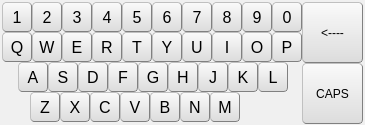
  <widget class="QWidget" name="widget_2" native="true">
   <property name="geometry">
    <rect>
     <x>0</x>
     <y>150</y>
     <width>365</width>
     <height>125</height>
    </rect>
   </property>
   <property name="styleSheet">
    <string notr="true">background-color: rgb(240, 240, 240);</string>
   </property>
   <widget class="QPushButton" name="pushButton_name_1">
    <property name="geometry">
     <rect>
      <x>2</x>
      <y>2</y>
      <width>30</width>
      <height>30</height>
     </rect>
    </property>
    <property name="styleSheet">
     <string notr="true">QPushButton{background-color: rgb(240, 240, 240);}
QPushButton{border:1px groove gray;border-radius:4px;padding:2px 4px;border-style:outset;}
QPushButton:hover{background-color: rgb(229, 241, 251);color:black}
QPushButton:pressed{background-color: rgb(204, 228, 247);border-style:inset}
QPushButton{background-color: qlineargradient(spread:pad, x1:0, y1:1, x2:0, y2:0, stop:0 rgba(220, 220, 220, 255), stop:1 rgba(250, 250, 250, 255));}
QPushButton{font:16px;}</string>
    </property>
    <property name="text">
     <string>1</string>
    </property>
    <attribute name="buttonGroup">
     <string notr="true">buttonGroup</string>
    </attribute>
   </widget>
   <widget class="QPushButton" name="pushButton_name_2">
    <property name="geometry">
     <rect>
      <x>32</x>
      <y>2</y>
      <width>30</width>
      <height>30</height>
     </rect>
    </property>
    <property name="styleSheet">
     <string notr="true">QPushButton{background-color: rgb(240, 240, 240);}
QPushButton{border:1px groove gray;border-radius:4px;padding:2px 4px;border-style:outset;}
QPushButton:hover{background-color: rgb(229, 241, 251);color:black}
QPushButton:pressed{background-color: rgb(204, 228, 247);border-style:inset}
QPushButton{background-color: qlineargradient(spread:pad, x1:0, y1:1, x2:0, y2:0, stop:0 rgba(220, 220, 220, 255), stop:1 rgba(250, 250, 250, 255));}
QPushButton{font:16px;}</string>
    </property>
    <property name="text">
     <string>2</string>
    </property>
    <attribute name="buttonGroup">
     <string notr="true">buttonGroup</string>
    </attribute>
   </widget>
   <widget class="QPushButton" name="pushButton_name_3">
    <property name="geometry">
     <rect>
      <x>62</x>
      <y>2</y>
      <width>30</width>
      <height>30</height>
     </rect>
    </property>
    <property name="styleSheet">
     <string notr="true">QPushButton{background-color: rgb(240, 240, 240);}
QPushButton{border:1px groove gray;border-radius:4px;padding:2px 4px;border-style:outset;}
QPushButton:hover{background-color: rgb(229, 241, 251);color:black}
QPushButton:pressed{background-color: rgb(204, 228, 247);border-style:inset}
QPushButton{background-color: qlineargradient(spread:pad, x1:0, y1:1, x2:0, y2:0, stop:0 rgba(220, 220, 220, 255), stop:1 rgba(250, 250, 250, 255));}
QPushButton{font:16px;}</string>
    </property>
    <property name="text">
     <string>3</string>
    </property>
    <attribute name="buttonGroup">
     <string notr="true">buttonGroup</string>
    </attribute>
   </widget>
   <widget class="QPushButton" name="pushButton_name_4">
    <property name="geometry">
     <rect>
      <x>92</x>
      <y>2</y>
      <width>30</width>
      <height>30</height>
     </rect>
    </property>
    <property name="styleSheet">
     <string notr="true">QPushButton{background-color: rgb(240, 240, 240);}
QPushButton{border:1px groove gray;border-radius:4px;padding:2px 4px;border-style:outset;}
QPushButton:hover{background-color: rgb(229, 241, 251);color:black}
QPushButton:pressed{background-color: rgb(204, 228, 247);border-style:inset}
QPushButton{background-color: qlineargradient(spread:pad, x1:0, y1:1, x2:0, y2:0, stop:0 rgba(220, 220, 220, 255), stop:1 rgba(250, 250, 250, 255));}
QPushButton{font:16px;}</string>
    </property>
    <property name="text">
     <string>4</string>
    </property>
    <attribute name="buttonGroup">
     <string notr="true">buttonGroup</string>
    </attribute>
   </widget>
   <widget class="QPushButton" name="pushButton_name_5">
    <property name="geometry">
     <rect>
      <x>122</x>
      <y>2</y>
      <width>30</width>
      <height>30</height>
     </rect>
    </property>
    <property name="styleSheet">
     <string notr="true">QPushButton{background-color: rgb(240, 240, 240);}
QPushButton{border:1px groove gray;border-radius:4px;padding:2px 4px;border-style:outset;}
QPushButton:hover{background-color: rgb(229, 241, 251);color:black}
QPushButton:pressed{background-color: rgb(204, 228, 247);border-style:inset}
QPushButton{background-color: qlineargradient(spread:pad, x1:0, y1:1, x2:0, y2:0, stop:0 rgba(220, 220, 220, 255), stop:1 rgba(250, 250, 250, 255));}
QPushButton{font:16px;}</string>
    </property>
    <property name="text">
     <string>5</string>
    </property>
    <attribute name="buttonGroup">
     <string notr="true">buttonGroup</string>
    </attribute>
   </widget>
   <widget class="QPushButton" name="pushButton_name_6">
    <property name="geometry">
     <rect>
      <x>152</x>
      <y>2</y>
      <width>30</width>
      <height>30</height>
     </rect>
    </property>
    <property name="styleSheet">
     <string notr="true">QPushButton{background-color: rgb(240, 240, 240);}
QPushButton{border:1px groove gray;border-radius:4px;padding:2px 4px;border-style:outset;}
QPushButton:hover{background-color: rgb(229, 241, 251);color:black}
QPushButton:pressed{background-color: rgb(204, 228, 247);border-style:inset}
QPushButton{background-color: qlineargradient(spread:pad, x1:0, y1:1, x2:0, y2:0, stop:0 rgba(220, 220, 220, 255), stop:1 rgba(250, 250, 250, 255));}
QPushButton{font:16px;}</string>
    </property>
    <property name="text">
     <string>6</string>
    </property>
    <attribute name="buttonGroup">
     <string notr="true">buttonGroup</string>
    </attribute>
   </widget>
   <widget class="QPushButton" name="pushButton_name_7">
    <property name="geometry">
     <rect>
      <x>182</x>
      <y>2</y>
      <width>30</width>
      <height>30</height>
     </rect>
    </property>
    <property name="styleSheet">
     <string notr="true">QPushButton{background-color: rgb(240, 240, 240);}
QPushButton{border:1px groove gray;border-radius:4px;padding:2px 4px;border-style:outset;}
QPushButton:hover{background-color: rgb(229, 241, 251);color:black}
QPushButton:pressed{background-color: rgb(204, 228, 247);border-style:inset}
QPushButton{background-color: qlineargradient(spread:pad, x1:0, y1:1, x2:0, y2:0, stop:0 rgba(220, 220, 220, 255), stop:1 rgba(250, 250, 250, 255));}
QPushButton{font:16px;}</string>
    </property>
    <property name="text">
     <string>7</string>
    </property>
    <attribute name="buttonGroup">
     <string notr="true">buttonGroup</string>
    </attribute>
   </widget>
   <widget class="QPushButton" name="pushButton_name_8">
    <property name="geometry">
     <rect>
      <x>212</x>
      <y>2</y>
      <width>30</width>
      <height>30</height>
     </rect>
    </property>
    <property name="styleSheet">
     <string notr="true">QPushButton{background-color: rgb(240, 240, 240);}
QPushButton{border:1px groove gray;border-radius:4px;padding:2px 4px;border-style:outset;}
QPushButton:hover{background-color: rgb(229, 241, 251);color:black}
QPushButton:pressed{background-color: rgb(204, 228, 247);border-style:inset}
QPushButton{background-color: qlineargradient(spread:pad, x1:0, y1:1, x2:0, y2:0, stop:0 rgba(220, 220, 220, 255), stop:1 rgba(250, 250, 250, 255));}
QPushButton{font:16px;}</string>
    </property>
    <property name="text">
     <string>8</string>
    </property>
    <attribute name="buttonGroup">
     <string notr="true">buttonGroup</string>
    </attribute>
   </widget>
   <widget class="QPushButton" name="pushButton_name_9">
    <property name="geometry">
     <rect>
      <x>242</x>
      <y>2</y>
      <width>30</width>
      <height>30</height>
     </rect>
    </property>
    <property name="styleSheet">
     <string notr="true">QPushButton{background-color: rgb(240, 240, 240);}
QPushButton{border:1px groove gray;border-radius:4px;padding:2px 4px;border-style:outset;}
QPushButton:hover{background-color: rgb(229, 241, 251);color:black}
QPushButton:pressed{background-color: rgb(204, 228, 247);border-style:inset}
QPushButton{background-color: qlineargradient(spread:pad, x1:0, y1:1, x2:0, y2:0, stop:0 rgba(220, 220, 220, 255), stop:1 rgba(250, 250, 250, 255));}
QPushButton{font:16px;}</string>
    </property>
    <property name="text">
     <string>9</string>
    </property>
    <attribute name="buttonGroup">
     <string notr="true">buttonGroup</string>
    </attribute>
   </widget>
   <widget class="QPushButton" name="pushButton_name_10">
    <property name="geometry">
     <rect>
      <x>272</x>
      <y>2</y>
      <width>30</width>
      <height>30</height>
     </rect>
    </property>
    <property name="styleSheet">
     <string notr="true">QPushButton{background-color: rgb(240, 240, 240);}
QPushButton{border:1px groove gray;border-radius:4px;padding:2px 4px;border-style:outset;}
QPushButton:hover{background-color: rgb(229, 241, 251);color:black}
QPushButton:pressed{background-color: rgb(204, 228, 247);border-style:inset}
QPushButton{background-color: qlineargradient(spread:pad, x1:0, y1:1, x2:0, y2:0, stop:0 rgba(220, 220, 220, 255), stop:1 rgba(250, 250, 250, 255));}
QPushButton{font:16px;}</string>
    </property>
    <property name="text">
     <string>0</string>
    </property>
    <attribute name="buttonGroup">
     <string notr="true">buttonGroup</string>
    </attribute>
   </widget>
   <widget class="QPushButton" name="pushButton_name_Q">
    <property name="geometry">
     <rect>
      <x>2</x>
      <y>32</y>
      <width>30</width>
      <height>30</height>
     </rect>
    </property>
    <property name="styleSheet">
     <string notr="true">QPushButton{background-color: rgb(240, 240, 240);}
QPushButton{border:1px groove gray;border-radius:4px;padding:2px 4px;border-style:outset;}
QPushButton:hover{background-color: rgb(229, 241, 251);color:black}
QPushButton:pressed{background-color: rgb(204, 228, 247);border-style:inset}
QPushButton{background-color: qlineargradient(spread:pad, x1:0, y1:1, x2:0, y2:0, stop:0 rgba(220, 220, 220, 255), stop:1 rgba(250, 250, 250, 255));}
QPushButton{font:16px;}</string>
    </property>
    <property name="text">
     <string>Q</string>
    </property>
    <attribute name="buttonGroup">
     <string notr="true">buttonGroup</string>
    </attribute>
   </widget>
   <widget class="QPushButton" name="pushButton_name_W">
    <property name="geometry">
     <rect>
      <x>32</x>
      <y>32</y>
      <width>30</width>
      <height>30</height>
     </rect>
    </property>
    <property name="styleSheet">
     <string notr="true">QPushButton{background-color: rgb(240, 240, 240);}
QPushButton{border:1px groove gray;border-radius:4px;padding:2px 4px;border-style:outset;}
QPushButton:hover{background-color: rgb(229, 241, 251);color:black}
QPushButton:pressed{background-color: rgb(204, 228, 247);border-style:inset}
QPushButton{background-color: qlineargradient(spread:pad, x1:0, y1:1, x2:0, y2:0, stop:0 rgba(220, 220, 220, 255), stop:1 rgba(250, 250, 250, 255));}
QPushButton{font:16px;}</string>
    </property>
    <property name="text">
     <string>W</string>
    </property>
    <attribute name="buttonGroup">
     <string notr="true">buttonGroup</string>
    </attribute>
   </widget>
   <widget class="QPushButton" name="pushButton_name_E">
    <property name="geometry">
     <rect>
      <x>62</x>
      <y>32</y>
      <width>30</width>
      <height>30</height>
     </rect>
    </property>
    <property name="styleSheet">
     <string notr="true">QPushButton{background-color: rgb(240, 240, 240);}
QPushButton{border:1px groove gray;border-radius:4px;padding:2px 4px;border-style:outset;}
QPushButton:hover{background-color: rgb(229, 241, 251);color:black}
QPushButton:pressed{background-color: rgb(204, 228, 247);border-style:inset}
QPushButton{background-color: qlineargradient(spread:pad, x1:0, y1:1, x2:0, y2:0, stop:0 rgba(220, 220, 220, 255), stop:1 rgba(250, 250, 250, 255));}
QPushButton{font:16px;}</string>
    </property>
    <property name="text">
     <string>E</string>
    </property>
    <attribute name="buttonGroup">
     <string notr="true">buttonGroup</string>
    </attribute>
   </widget>
   <widget class="QPushButton" name="pushButton_name_R">
    <property name="geometry">
     <rect>
      <x>92</x>
      <y>32</y>
      <width>30</width>
      <height>30</height>
     </rect>
    </property>
    <property name="styleSheet">
     <string notr="true">QPushButton{background-color: rgb(240, 240, 240);}
QPushButton{border:1px groove gray;border-radius:4px;padding:2px 4px;border-style:outset;}
QPushButton:hover{background-color: rgb(229, 241, 251);color:black}
QPushButton:pressed{background-color: rgb(204, 228, 247);border-style:inset}
QPushButton{background-color: qlineargradient(spread:pad, x1:0, y1:1, x2:0, y2:0, stop:0 rgba(220, 220, 220, 255), stop:1 rgba(250, 250, 250, 255));}
QPushButton{font:16px;}</string>
    </property>
    <property name="text">
     <string>R</string>
    </property>
    <attribute name="buttonGroup">
     <string notr="true">buttonGroup</string>
    </attribute>
   </widget>
   <widget class="QPushButton" name="pushButton_name_T">
    <property name="geometry">
     <rect>
      <x>122</x>
      <y>32</y>
      <width>30</width>
      <height>30</height>
     </rect>
    </property>
    <property name="styleSheet">
     <string notr="true">QPushButton{background-color: rgb(240, 240, 240);}
QPushButton{border:1px groove gray;border-radius:4px;padding:2px 4px;border-style:outset;}
QPushButton:hover{background-color: rgb(229, 241, 251);color:black}
QPushButton:pressed{background-color: rgb(204, 228, 247);border-style:inset}
QPushButton{background-color: qlineargradient(spread:pad, x1:0, y1:1, x2:0, y2:0, stop:0 rgba(220, 220, 220, 255), stop:1 rgba(250, 250, 250, 255));}
QPushButton{font:16px;}</string>
    </property>
    <property name="text">
     <string>T</string>
    </property>
    <attribute name="buttonGroup">
     <string notr="true">buttonGroup</string>
    </attribute>
   </widget>
   <widget class="QPushButton" name="pushButton_name_Y">
    <property name="geometry">
     <rect>
      <x>152</x>
      <y>32</y>
      <width>30</width>
      <height>30</height>
     </rect>
    </property>
    <property name="styleSheet">
     <string notr="true">QPushButton{background-color: rgb(240, 240, 240);}
QPushButton{border:1px groove gray;border-radius:4px;padding:2px 4px;border-style:outset;}
QPushButton:hover{background-color: rgb(229, 241, 251);color:black}
QPushButton:pressed{background-color: rgb(204, 228, 247);border-style:inset}
QPushButton{background-color: qlineargradient(spread:pad, x1:0, y1:1, x2:0, y2:0, stop:0 rgba(220, 220, 220, 255), stop:1 rgba(250, 250, 250, 255));}
QPushButton{font:16px;}</string>
    </property>
    <property name="text">
     <string>Y</string>
    </property>
    <attribute name="buttonGroup">
     <string notr="true">buttonGroup</string>
    </attribute>
   </widget>
   <widget class="QPushButton" name="pushButton_name_U">
    <property name="geometry">
     <rect>
      <x>182</x>
      <y>32</y>
      <width>30</width>
      <height>30</height>
     </rect>
    </property>
    <property name="styleSheet">
     <string notr="true">QPushButton{background-color: rgb(240, 240, 240);}
QPushButton{border:1px groove gray;border-radius:4px;padding:2px 4px;border-style:outset;}
QPushButton:hover{background-color: rgb(229, 241, 251);color:black}
QPushButton:pressed{background-color: rgb(204, 228, 247);border-style:inset}
QPushButton{background-color: qlineargradient(spread:pad, x1:0, y1:1, x2:0, y2:0, stop:0 rgba(220, 220, 220, 255), stop:1 rgba(250, 250, 250, 255));}
QPushButton{font:16px;}</string>
    </property>
    <property name="text">
     <string>U</string>
    </property>
    <attribute name="buttonGroup">
     <string notr="true">buttonGroup</string>
    </attribute>
   </widget>
   <widget class="QPushButton" name="pushButton_name_I">
    <property name="geometry">
     <rect>
      <x>212</x>
      <y>32</y>
      <width>30</width>
      <height>30</height>
     </rect>
    </property>
    <property name="styleSheet">
     <string notr="true">QPushButton{background-color: rgb(240, 240, 240);}
QPushButton{border:1px groove gray;border-radius:4px;padding:2px 4px;border-style:outset;}
QPushButton:hover{background-color: rgb(229, 241, 251);color:black}
QPushButton:pressed{background-color: rgb(204, 228, 247);border-style:inset}
QPushButton{background-color: qlineargradient(spread:pad, x1:0, y1:1, x2:0, y2:0, stop:0 rgba(220, 220, 220, 255), stop:1 rgba(250, 250, 250, 255));}
QPushButton{font:16px;}</string>
    </property>
    <property name="text">
     <string>I</string>
    </property>
    <attribute name="buttonGroup">
     <string notr="true">buttonGroup</string>
    </attribute>
   </widget>
   <widget class="QPushButton" name="pushButton_name_O">
    <property name="geometry">
     <rect>
      <x>242</x>
      <y>32</y>
      <width>30</width>
      <height>30</height>
     </rect>
    </property>
    <property name="styleSheet">
     <string notr="true">QPushButton{background-color: rgb(240, 240, 240);}
QPushButton{border:1px groove gray;border-radius:4px;padding:2px 4px;border-style:outset;}
QPushButton:hover{background-color: rgb(229, 241, 251);color:black}
QPushButton:pressed{background-color: rgb(204, 228, 247);border-style:inset}
QPushButton{background-color: qlineargradient(spread:pad, x1:0, y1:1, x2:0, y2:0, stop:0 rgba(220, 220, 220, 255), stop:1 rgba(250, 250, 250, 255));}
QPushButton{font:16px;}</string>
    </property>
    <property name="text">
     <string>O</string>
    </property>
    <attribute name="buttonGroup">
     <string notr="true">buttonGroup</string>
    </attribute>
   </widget>
   <widget class="QPushButton" name="pushButton_name_P">
    <property name="geometry">
     <rect>
      <x>272</x>
      <y>32</y>
      <width>30</width>
      <height>30</height>
     </rect>
    </property>
    <property name="styleSheet">
     <string notr="true">QPushButton{background-color: rgb(240, 240, 240);}
QPushButton{border:1px groove gray;border-radius:4px;padding:2px 4px;border-style:outset;}
QPushButton:hover{background-color: rgb(229, 241, 251);color:black}
QPushButton:pressed{background-color: rgb(204, 228, 247);border-style:inset}
QPushButton{background-color: qlineargradient(spread:pad, x1:0, y1:1, x2:0, y2:0, stop:0 rgba(220, 220, 220, 255), stop:1 rgba(250, 250, 250, 255));}
QPushButton{font:16px;}</string>
    </property>
    <property name="text">
     <string>P</string>
    </property>
    <attribute name="buttonGroup">
     <string notr="true">buttonGroup</string>
    </attribute>
   </widget>
   <widget class="QPushButton" name="pushButton_name_A">
    <property name="geometry">
     <rect>
      <x>18</x>
      <y>62</y>
      <width>30</width>
      <height>30</height>
     </rect>
    </property>
    <property name="styleSheet">
     <string notr="true">QPushButton{background-color: rgb(240, 240, 240);}
QPushButton{border:1px groove gray;border-radius:4px;padding:2px 4px;border-style:outset;}
QPushButton:hover{background-color: rgb(229, 241, 251);color:black}
QPushButton:pressed{background-color: rgb(204, 228, 247);border-style:inset}
QPushButton{background-color: qlineargradient(spread:pad, x1:0, y1:1, x2:0, y2:0, stop:0 rgba(220, 220, 220, 255), stop:1 rgba(250, 250, 250, 255));}
QPushButton{font:16px;}</string>
    </property>
    <property name="text">
     <string>A</string>
    </property>
    <attribute name="buttonGroup">
     <string notr="true">buttonGroup</string>
    </attribute>
   </widget>
   <widget class="QPushButton" name="pushButton_name_S">
    <property name="geometry">
     <rect>
      <x>48</x>
      <y>62</y>
      <width>30</width>
      <height>30</height>
     </rect>
    </property>
    <property name="styleSheet">
     <string notr="true">QPushButton{background-color: rgb(240, 240, 240);}
QPushButton{border:1px groove gray;border-radius:4px;padding:2px 4px;border-style:outset;}
QPushButton:hover{background-color: rgb(229, 241, 251);color:black}
QPushButton:pressed{background-color: rgb(204, 228, 247);border-style:inset}
QPushButton{background-color: qlineargradient(spread:pad, x1:0, y1:1, x2:0, y2:0, stop:0 rgba(220, 220, 220, 255), stop:1 rgba(250, 250, 250, 255));}
QPushButton{font:16px;}</string>
    </property>
    <property name="text">
     <string>S</string>
    </property>
    <attribute name="buttonGroup">
     <string notr="true">buttonGroup</string>
    </attribute>
   </widget>
   <widget class="QPushButton" name="pushButton_name_D">
    <property name="geometry">
     <rect>
      <x>78</x>
      <y>62</y>
      <width>30</width>
      <height>30</height>
     </rect>
    </property>
    <property name="styleSheet">
     <string notr="true">QPushButton{background-color: rgb(240, 240, 240);}
QPushButton{border:1px groove gray;border-radius:4px;padding:2px 4px;border-style:outset;}
QPushButton:hover{background-color: rgb(229, 241, 251);color:black}
QPushButton:pressed{background-color: rgb(204, 228, 247);border-style:inset}
QPushButton{background-color: qlineargradient(spread:pad, x1:0, y1:1, x2:0, y2:0, stop:0 rgba(220, 220, 220, 255), stop:1 rgba(250, 250, 250, 255));}
QPushButton{font:16px;}</string>
    </property>
    <property name="text">
     <string>D</string>
    </property>
    <attribute name="buttonGroup">
     <string notr="true">buttonGroup</string>
    </attribute>
   </widget>
   <widget class="QPushButton" name="pushButton_name_F">
    <property name="geometry">
     <rect>
      <x>108</x>
      <y>62</y>
      <width>30</width>
      <height>30</height>
     </rect>
    </property>
    <property name="styleSheet">
     <string notr="true">QPushButton{background-color: rgb(240, 240, 240);}
QPushButton{border:1px groove gray;border-radius:4px;padding:2px 4px;border-style:outset;}
QPushButton:hover{background-color: rgb(229, 241, 251);color:black}
QPushButton:pressed{background-color: rgb(204, 228, 247);border-style:inset}
QPushButton{background-color: qlineargradient(spread:pad, x1:0, y1:1, x2:0, y2:0, stop:0 rgba(220, 220, 220, 255), stop:1 rgba(250, 250, 250, 255));}
QPushButton{font:16px;}</string>
    </property>
    <property name="text">
     <string>F</string>
    </property>
    <attribute name="buttonGroup">
     <string notr="true">buttonGroup</string>
    </attribute>
   </widget>
   <widget class="QPushButton" name="pushButton_name_G">
    <property name="geometry">
     <rect>
      <x>138</x>
      <y>62</y>
      <width>30</width>
      <height>30</height>
     </rect>
    </property>
    <property name="styleSheet">
     <string notr="true">QPushButton{background-color: rgb(240, 240, 240);}
QPushButton{border:1px groove gray;border-radius:4px;padding:2px 4px;border-style:outset;}
QPushButton:hover{background-color: rgb(229, 241, 251);color:black}
QPushButton:pressed{background-color: rgb(204, 228, 247);border-style:inset}
QPushButton{background-color: qlineargradient(spread:pad, x1:0, y1:1, x2:0, y2:0, stop:0 rgba(220, 220, 220, 255), stop:1 rgba(250, 250, 250, 255));}
QPushButton{font:16px;}</string>
    </property>
    <property name="text">
     <string>G</string>
    </property>
    <attribute name="buttonGroup">
     <string notr="true">buttonGroup</string>
    </attribute>
   </widget>
   <widget class="QPushButton" name="pushButton_name_H">
    <property name="geometry">
     <rect>
      <x>168</x>
      <y>62</y>
      <width>30</width>
      <height>30</height>
     </rect>
    </property>
    <property name="styleSheet">
     <string notr="true">QPushButton{background-color: rgb(240, 240, 240);}
QPushButton{border:1px groove gray;border-radius:4px;padding:2px 4px;border-style:outset;}
QPushButton:hover{background-color: rgb(229, 241, 251);color:black}
QPushButton:pressed{background-color: rgb(204, 228, 247);border-style:inset}
QPushButton{background-color: qlineargradient(spread:pad, x1:0, y1:1, x2:0, y2:0, stop:0 rgba(220, 220, 220, 255), stop:1 rgba(250, 250, 250, 255));}
QPushButton{font:16px;}</string>
    </property>
    <property name="text">
     <string>H</string>
    </property>
    <attribute name="buttonGroup">
     <string notr="true">buttonGroup</string>
    </attribute>
   </widget>
   <widget class="QPushButton" name="pushButton_name_J">
    <property name="geometry">
     <rect>
      <x>198</x>
      <y>62</y>
      <width>30</width>
      <height>30</height>
     </rect>
    </property>
    <property name="styleSheet">
     <string notr="true">QPushButton{background-color: rgb(240, 240, 240);}
QPushButton{border:1px groove gray;border-radius:4px;padding:2px 4px;border-style:outset;}
QPushButton:hover{background-color: rgb(229, 241, 251);color:black}
QPushButton:pressed{background-color: rgb(204, 228, 247);border-style:inset}
QPushButton{background-color: qlineargradient(spread:pad, x1:0, y1:1, x2:0, y2:0, stop:0 rgba(220, 220, 220, 255), stop:1 rgba(250, 250, 250, 255));}
QPushButton{font:16px;}</string>
    </property>
    <property name="text">
     <string>J</string>
    </property>
    <attribute name="buttonGroup">
     <string notr="true">buttonGroup</string>
    </attribute>
   </widget>
   <widget class="QPushButton" name="pushButton_name_K">
    <property name="geometry">
     <rect>
      <x>228</x>
      <y>62</y>
      <width>30</width>
      <height>30</height>
     </rect>
    </property>
    <property name="styleSheet">
     <string notr="true">QPushButton{background-color: rgb(240, 240, 240);}
QPushButton{border:1px groove gray;border-radius:4px;padding:2px 4px;border-style:outset;}
QPushButton:hover{background-color: rgb(229, 241, 251);color:black}
QPushButton:pressed{background-color: rgb(204, 228, 247);border-style:inset}
QPushButton{background-color: qlineargradient(spread:pad, x1:0, y1:1, x2:0, y2:0, stop:0 rgba(220, 220, 220, 255), stop:1 rgba(250, 250, 250, 255));}
QPushButton{font:16px;}</string>
    </property>
    <property name="text">
     <string>K</string>
    </property>
    <attribute name="buttonGroup">
     <string notr="true">buttonGroup</string>
    </attribute>
   </widget>
   <widget class="QPushButton" name="pushButton_name_L">
    <property name="geometry">
     <rect>
      <x>258</x>
      <y>62</y>
      <width>30</width>
      <height>30</height>
     </rect>
    </property>
    <property name="styleSheet">
     <string notr="true">QPushButton{background-color: rgb(240, 240, 240);}
QPushButton{border:1px groove gray;border-radius:4px;padding:2px 4px;border-style:outset;}
QPushButton:hover{background-color: rgb(229, 241, 251);color:black}
QPushButton:pressed{background-color: rgb(204, 228, 247);border-style:inset}
QPushButton{background-color: qlineargradient(spread:pad, x1:0, y1:1, x2:0, y2:0, stop:0 rgba(220, 220, 220, 255), stop:1 rgba(250, 250, 250, 255));}
QPushButton{font:16px;}</string>
    </property>
    <property name="text">
     <string>L</string>
    </property>
    <attribute name="buttonGroup">
     <string notr="true">buttonGroup</string>
    </attribute>
   </widget>
   <widget class="QPushButton" name="pushButton_name_Z">
    <property name="geometry">
     <rect>
      <x>30</x>
      <y>92</y>
      <width>30</width>
      <height>30</height>
     </rect>
    </property>
    <property name="styleSheet">
     <string notr="true">QPushButton{background-color: rgb(240, 240, 240);}
QPushButton{border:1px groove gray;border-radius:4px;padding:2px 4px;border-style:outset;}
QPushButton:hover{background-color: rgb(229, 241, 251);color:black}
QPushButton:pressed{background-color: rgb(204, 228, 247);border-style:inset}
QPushButton{background-color: qlineargradient(spread:pad, x1:0, y1:1, x2:0, y2:0, stop:0 rgba(220, 220, 220, 255), stop:1 rgba(250, 250, 250, 255));}
QPushButton{font:16px;}</string>
    </property>
    <property name="text">
     <string>Z</string>
    </property>
    <attribute name="buttonGroup">
     <string notr="true">buttonGroup</string>
    </attribute>
   </widget>
   <widget class="QPushButton" name="pushButton_name_X">
    <property name="geometry">
     <rect>
      <x>60</x>
      <y>92</y>
      <width>30</width>
      <height>30</height>
     </rect>
    </property>
    <property name="styleSheet">
     <string notr="true">QPushButton{background-color: rgb(240, 240, 240);}
QPushButton{border:1px groove gray;border-radius:4px;padding:2px 4px;border-style:outset;}
QPushButton:hover{background-color: rgb(229, 241, 251);color:black}
QPushButton:pressed{background-color: rgb(204, 228, 247);border-style:inset}
QPushButton{background-color: qlineargradient(spread:pad, x1:0, y1:1, x2:0, y2:0, stop:0 rgba(220, 220, 220, 255), stop:1 rgba(250, 250, 250, 255));}
QPushButton{font:16px;}</string>
    </property>
    <property name="text">
     <string>X</string>
    </property>
    <attribute name="buttonGroup">
     <string notr="true">buttonGroup</string>
    </attribute>
   </widget>
   <widget class="QPushButton" name="pushButton_name_C">
    <property name="geometry">
     <rect>
      <x>90</x>
      <y>92</y>
      <width>30</width>
      <height>30</height>
     </rect>
    </property>
    <property name="styleSheet">
     <string notr="true">QPushButton{background-color: rgb(240, 240, 240);}
QPushButton{border:1px groove gray;border-radius:4px;padding:2px 4px;border-style:outset;}
QPushButton:hover{background-color: rgb(229, 241, 251);color:black}
QPushButton:pressed{background-color: rgb(204, 228, 247);border-style:inset}
QPushButton{background-color: qlineargradient(spread:pad, x1:0, y1:1, x2:0, y2:0, stop:0 rgba(220, 220, 220, 255), stop:1 rgba(250, 250, 250, 255));}
QPushButton{font:16px;}</string>
    </property>
    <property name="text">
     <string>C</string>
    </property>
    <attribute name="buttonGroup">
     <string notr="true">buttonGroup</string>
    </attribute>
   </widget>
   <widget class="QPushButton" name="pushButton_name_V">
    <property name="geometry">
     <rect>
      <x>120</x>
      <y>92</y>
      <width>30</width>
      <height>30</height>
     </rect>
    </property>
    <property name="styleSheet">
     <string notr="true">QPushButton{background-color: rgb(240, 240, 240);}
QPushButton{border:1px groove gray;border-radius:4px;padding:2px 4px;border-style:outset;}
QPushButton:hover{background-color: rgb(229, 241, 251);color:black}
QPushButton:pressed{background-color: rgb(204, 228, 247);border-style:inset}
QPushButton{background-color: qlineargradient(spread:pad, x1:0, y1:1, x2:0, y2:0, stop:0 rgba(220, 220, 220, 255), stop:1 rgba(250, 250, 250, 255));}
QPushButton{font:16px;}</string>
    </property>
    <property name="text">
     <string>V</string>
    </property>
    <attribute name="buttonGroup">
     <string notr="true">buttonGroup</string>
    </attribute>
   </widget>
   <widget class="QPushButton" name="pushButton_name_B">
    <property name="geometry">
     <rect>
      <x>150</x>
      <y>92</y>
      <width>30</width>
      <height>30</height>
     </rect>
    </property>
    <property name="styleSheet">
     <string notr="true">QPushButton{background-color: rgb(240, 240, 240);}
QPushButton{border:1px groove gray;border-radius:4px;padding:2px 4px;border-style:outset;}
QPushButton:hover{background-color: rgb(229, 241, 251);color:black}
QPushButton:pressed{background-color: rgb(204, 228, 247);border-style:inset}
QPushButton{background-color: qlineargradient(spread:pad, x1:0, y1:1, x2:0, y2:0, stop:0 rgba(220, 220, 220, 255), stop:1 rgba(250, 250, 250, 255));}
QPushButton{font:16px;}</string>
    </property>
    <property name="text">
     <string>B</string>
    </property>
    <attribute name="buttonGroup">
     <string notr="true">buttonGroup</string>
    </attribute>
   </widget>
   <widget class="QPushButton" name="pushButton_name_N">
    <property name="geometry">
     <rect>
      <x>180</x>
      <y>92</y>
      <width>30</width>
      <height>30</height>
     </rect>
    </property>
    <property name="styleSheet">
     <string notr="true">QPushButton{background-color: rgb(240, 240, 240);}
QPushButton{border:1px groove gray;border-radius:4px;padding:2px 4px;border-style:outset;}
QPushButton:hover{background-color: rgb(229, 241, 251);color:black}
QPushButton:pressed{background-color: rgb(204, 228, 247);border-style:inset}
QPushButton{background-color: qlineargradient(spread:pad, x1:0, y1:1, x2:0, y2:0, stop:0 rgba(220, 220, 220, 255), stop:1 rgba(250, 250, 250, 255));}
QPushButton{font:16px;}</string>
    </property>
    <property name="text">
     <string>N</string>
    </property>
    <attribute name="buttonGroup">
     <string notr="true">buttonGroup</string>
    </attribute>
   </widget>
   <widget class="QPushButton" name="pushButton_name_M">
    <property name="geometry">
     <rect>
      <x>210</x>
      <y>92</y>
      <width>30</width>
      <height>30</height>
     </rect>
    </property>
    <property name="styleSheet">
     <string notr="true">QPushButton{background-color: rgb(240, 240, 240);}
QPushButton{border:1px groove gray;border-radius:4px;padding:2px 4px;border-style:outset;}
QPushButton:hover{background-color: rgb(229, 241, 251);color:black}
QPushButton:pressed{background-color: rgb(204, 228, 247);border-style:inset}
QPushButton{background-color: qlineargradient(spread:pad, x1:0, y1:1, x2:0, y2:0, stop:0 rgba(220, 220, 220, 255), stop:1 rgba(250, 250, 250, 255));}
QPushButton{font:16px;}</string>
    </property>
    <property name="text">
     <string>M</string>
    </property>
    <attribute name="buttonGroup">
     <string notr="true">buttonGroup</string>
    </attribute>
   </widget>
   <widget class="QPushButton" name="pushButton_name_37">
    <property name="geometry">
     <rect>
      <x>302</x>
      <y>2</y>
      <width>61</width>
      <height>61</height>
     </rect>
    </property>
    <property name="styleSheet">
     <string notr="true">QPushButton{background-color: rgb(240, 240, 240);}
QPushButton{border:1px groove gray;border-radius:4px;padding:2px 4px;border-style:outset;}
QPushButton:hover{background-color: rgb(229, 241, 251);color:black}
QPushButton:pressed{background-color: rgb(204, 228, 247);border-style:inset}
QPushButton{background-color: qlineargradient(spread:pad, x1:0, y1:1, x2:0, y2:0, stop:0 rgba(220, 220, 220, 255), stop:1 rgba(250, 250, 250, 255));}</string>
    </property>
    <property name="text">
     <string>&lt;----</string>
    </property>
   </widget>
   <widget class="QPushButton" name="pushButton_name_38">
    <property name="geometry">
     <rect>
      <x>302</x>
      <y>63</y>
      <width>61</width>
      <height>61</height>
     </rect>
    </property>
    <property name="styleSheet">
     <string notr="true">QPushButton{background-color: rgb(240, 240, 240);}
QPushButton{border:1px groove gray;border-radius:4px;padding:2px 4px;border-style:outset;}
QPushButton:hover{background-color: rgb(229, 241, 251);color:black}
QPushButton:pressed{background-color: rgb(204, 228, 247);border-style:inset}
QPushButton{background-color: qlineargradient(spread:pad, x1:0, y1:1, x2:0, y2:0, stop:0 rgba(220, 220, 220, 255), stop:1 rgba(250, 250, 250, 255));}</string>
    </property>
    <property name="text">
     <string>CAPS</string>
    </property>
   </widget>
  </widget>
